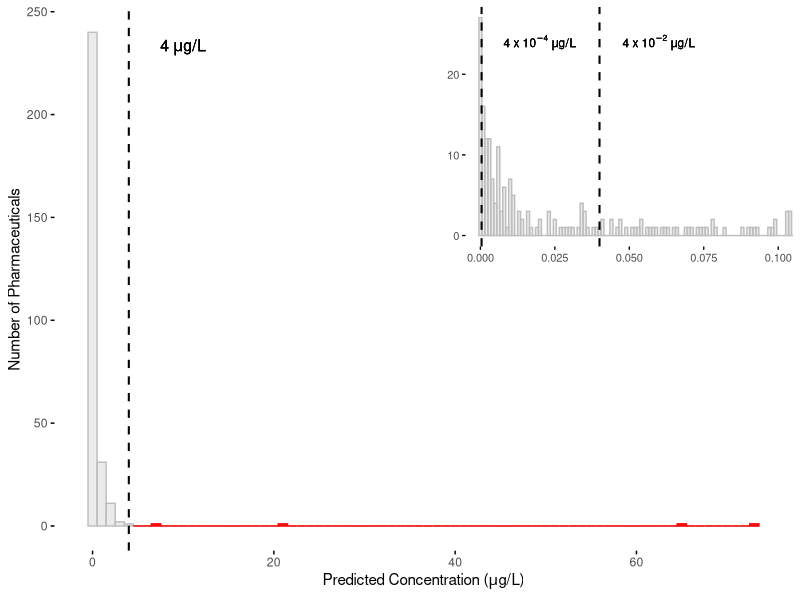
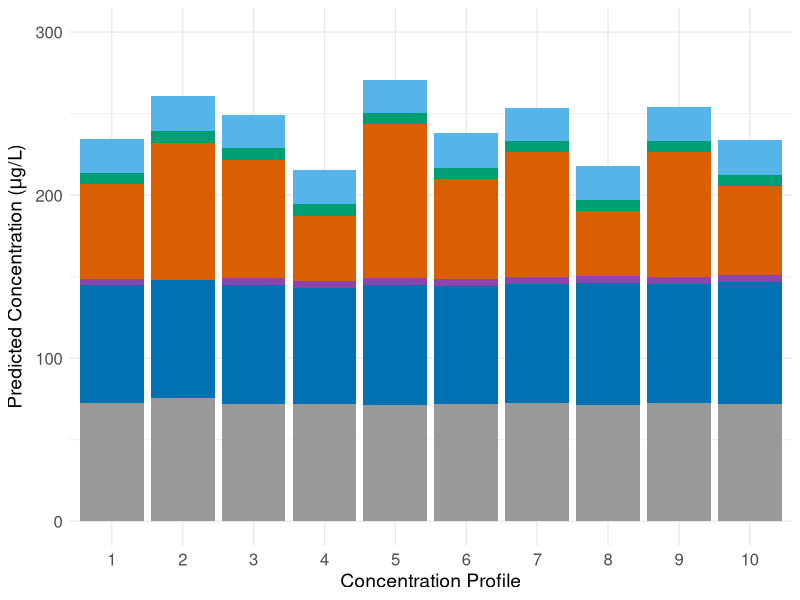
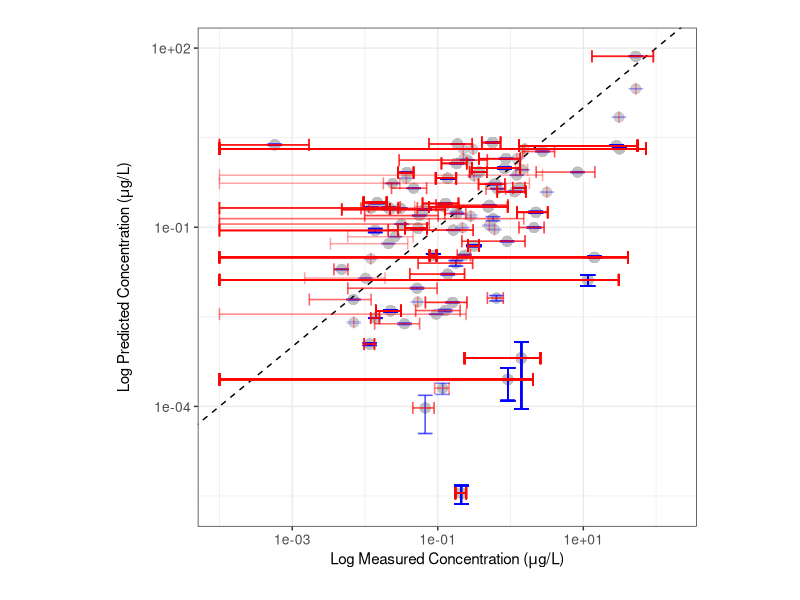
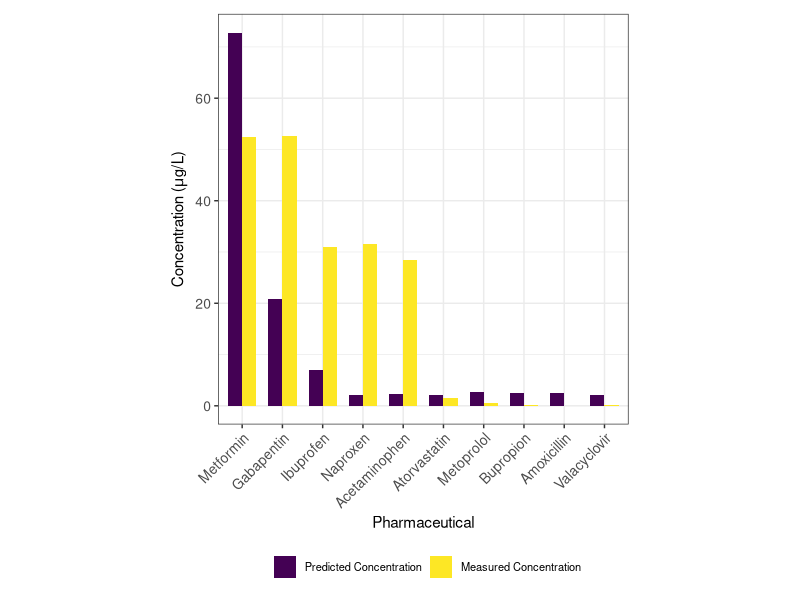
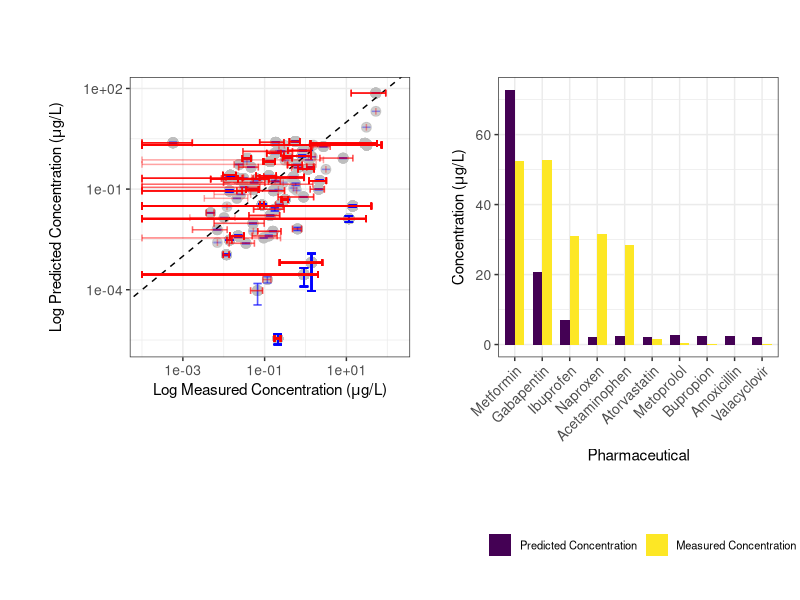

Generate these figures, in order, with R:
################################################################################
# Title: pharmflush.R

# Description:
# Using PharmUse database, runs binomial probability distribution model
# PharmFlush and generates 100 concentration profiles for each pharmaceutical in
# PharmUse. Averaging over these profiles gives the average profile for each 
# pharmaceutical. Predicted concentrations are compared across sewershed sizes
# by running this script with different values of wastewater_pop_size parameter.
# Values are compared to literature-reported concentrations. Various data
# visualizations are provided to examine these relationships.
 
################################################################################

# import libraries
library("stats")
library("tidyverse")
library("viridis")
library("svglite")
library("patchwork")
library("cowplot")

################################################################################
# PharmFlush model creation
################################################################################

# load PharmUse database
pharmuse = read.csv("pharmuse.csv")

# Define model parameters
n = 26847 # size of representative sample (obtained from MEPS 2020
          # documentation, Table 3.2)
ww_volume_per_capita = 310.404 # average American wastewater production per
                               # capita per day, source: Dieter et al., 2018
wastewater_pop_size = 100000 # size of sewershed (change for different sizes)
pop_wastewater_volume = wastewater_pop_size * ww_volume_per_capita # total wastewater
                                                                   # volume for sewershed
                                                                   # of given size
x = 0:wastewater_pop_size # range of number of prescriptions detected in
                          # sewershed any given day for given drug
p = 0 # initialize probability of detecting certain pharmaceutical on any given day
avg_mass = 0 # initialize avg mass per day variable for each pharmaceutical

# pull relevant variables from PharmUse
drugs = pharmuse$Pharmaceutical
avg_DD = pharmuse$Average_Daily_Dosage
prescrips = pharmuse$Number_of_Prescriptions
durations = pharmuse$Average_Duration_per_Prescription

# calculate probability of detecting each pharmaceutical on any given day and 
# create list of average daily mass for each pharmaceutical
for (i in 1:length(drugs)){
  p[i] = (prescrips[i]*durations[i])/(n*365) 
  avg_mass[i] = avg_DD[i]
}

# Calculate probability P of detecting exactly x prescriptions for given drug in
# sewershed of wastewater_pop_size with detection probability p
P = list()
for (i in 1:length(drugs)){ 
  new_P = dbinom(x,wastewater_pop_size,p[i]) 
  P = append(P, list(new_P))
}

# convert P to data frame and label each column by drug name
P = data.frame(P)
names(P) = drugs

# add number of prescriptions detected (x variable) to P
P = P %>%
  mutate(Number_prescrips_detected = x)

# name common column and all drug columns to allow splitting into separate df's
Number_prescrips_detected = "Number_prescrips_detected"
drug_col_names = colnames(P)[!colnames(P) %in% Number_prescrips_detected]

# Split the data frame into separate data frames for each drug with number of
# prescriptions detected and probability of each number of prescriptions being
# detected 
drug_dataframes = lapply(drug_col_names, function(drug_col) {
  split_df = P[c(Number_prescrips_detected, drug_col)]
  colnames(split_df)[2] = "Probability"  
  return(split_df)
})
names(drug_dataframes) = drugs

# randomly pull (# prescriptions, Probability) pairs for each drug to randomly
# construct wastewater flows by bootstrapping (generating 100 possible drug
# concentration profiles or ensembles)
set.seed(123) 
sampled_dataframes = list()
sample_size = 100 

for (i in 1:length(drugs)) {
  drug_df = drug_dataframes[[i]] 
  prob_distribution = drug_df[2]
  sampled_rows = sample(nrow(drug_df), size = sample_size, replace = TRUE,
                        prob=unlist(prob_distribution)) 
  sampled_df = drug_df[sampled_rows, ]
  sampled_df$Drug = drugs[i]
  sampled_dataframes[[i]] = sampled_df
}

final_sampled_data = do.call(rbind, sampled_dataframes)

# randomly combine results to get sample_size number of drug profiles
ensemble_drug_profiles = list()
for (i in 1:sample_size){
selected_rows = final_sampled_data[seq(i, nrow(final_sampled_data),
                                       by = sample_size), ]
ensemble = data.frame(
  Drug = selected_rows$Drug,
  Number_prescrips_detected = selected_rows$Number_prescrips_detected,
  Probability = selected_rows$Probability
)
ensemble = ensemble %>%
  mutate(Average_daily_mass = avg_mass) %>%
  mutate(Predicted_mass = Average_daily_mass*Number_prescrips_detected) %>%
  mutate(Predicted_concentration = Predicted_mass/pop_wastewater_volume) %>%
  # divide by 4 to correct for medication non-compliance of 50% and employees'
  # contributions to wastewater flow (assume equal number of non-resident
  #  employees to residents)
  mutate(Predicted_concentration = Predicted_concentration/4) %>%
  arrange(desc(Predicted_concentration))
ensemble_drug_profiles[[i]] = ensemble
}

# get separate data frame for each drug's ensemble prediction (100 per drug)

# Initialize an empty list to store the 290 new dataframes
indiv_drug_profiles = list()

# Loop over each pharmaceutical name
for (drug in drugs) {
  
  # Initialize an empty list to collect data for this pharmaceutical across all
  # dataframes
  pharma_data = list()
  
  # Loop over the list of dataframes
  for (ensemble_drug_profile in ensemble_drug_profiles) {
    
    # Extract rows corresponding to the current pharmaceutical
    pharma_row = ensemble_drug_profile[ensemble_drug_profile$Drug == drug, ]
    
    # Add the row to the pharma_data list
    pharma_data = rbind(pharma_data, pharma_row)
  }
  
  # Combine all the data for this pharmaceutical into a single dataframe
  indiv_drug_profiles[[drug]] = pharma_data
}

# average predicted concentration for each drug to form final drug concentration
# profile that averages across all 100 ensembles for each drug
average_concs = list()
average_prescrips = list()
average_masses = list()
sem_concs = list() # SEM = standard error of mean

for (i in 1:length(indiv_drug_profiles)) {
  avg_conc = mean(unlist(indiv_drug_profiles[[i]][6]))
  avg_conc = matrix(avg_conc, ncol = 1)
  average_concs[i] = avg_conc
  avg_mass = mean(unlist(indiv_drug_profiles[[i]][5]))
  avg_mass = matrix(avg_mass, ncol = 1)
  average_masses[i] = avg_mass
  stan_dev_conc = sd(unlist(indiv_drug_profiles[[i]][6]))
  sem_conc = stan_dev_conc / sqrt(sample_size)
  sem_conc = matrix(sem_conc, ncol = 1)
  sem_concs[i] = sem_conc
  
  avg_prescrip = mean(unlist(indiv_drug_profiles[[i]][2]))
  avg_prescrip = matrix(avg_prescrip, ncol = 1)
  average_prescrips[i] = avg_prescrip
}

# put in form that is compatible with data frame
average_concs = unlist(average_concs)
average_prescrips = unlist(average_prescrips)
average_masses = unlist(average_masses)
sem_concs = unlist(sem_concs)

# make data frame for average profile for each drug
average_profile = data.frame(Drug=drugs,
                             Average_Number_Prescriptions=average_prescrips,
                             Average_Masses=average_masses,
                             Average_Predicted_Concentration=average_concs,
                             Standard_Error_Predicted_Concentration=sem_concs)
average_profile = average_profile %>%
  arrange(desc(Average_Predicted_Concentration))

# prep data frame for stacked bar graph with all ensembles

# Initialize an empty dataframe to store the results
stacked_ensembles = data.frame()

# Loop through each dataframe in the list
for (i in seq_along(ensemble_drug_profiles)) {
  
  # Extract the current dataframe
  ensemble = ensemble_drug_profiles[[i]]
  
  # Add a column indicating the index
  ensemble$Ensemble_number = i
  
  # Select relevant columns 
  ensemble_subset = ensemble[, c('Ensemble_number', 'Drug',
                                 'Predicted_concentration')]
  
  # Append the dataframe to the combined dataframe
  stacked_ensembles = rbind(stacked_ensembles, ensemble_subset)
}

# export all 100 ensembles for each pharmaceutical to csv
write.csv(stacked_ensembles,"all_ensembles_100k.csv")

# aggregate average of all 290 pharmaceuticals for each sewershed size for export
stacked_ensembles_avg = aggregate(stacked_ensembles$Predicted_concentration,
                                  list(stacked_ensembles$Drug),FUN=mean)
colnames(stacked_ensembles_avg) = c("Pharmaceutical","Predicted_concentration")
stacked_ensembles_avg$Pharmaceutical = str_to_title(stacked_ensembles_avg$Pharmaceutical)
# the averaged concentration of each pharmaceutical across all 100 ensembles
write.csv(stacked_ensembles_avg,"stacked_ensembles_avg_100k.csv")

################################################################################
# Load literature-reported concentration data for comparison.
################################################################################

# load all literature values (each observation) and pre-process
lit_search_all = read.csv("lit_values_all.csv")
lit_search_all[] = lapply(lit_search_all, function(x) trimws(as.character(x)))
lit_search_all = na.omit(lit_search_all)
lit_search_all = lit_search_all %>%
  select(-c("Sampling.date","Sampling.location","Sampling.type","Reference")) %>%
  filter(Influent_concentration != "ND") %>%
  filter(Influent_concentration != "78-10900") %>%
  mutate(Influent_concentration = case_when(Influent_concentration=="1 373.5" ~
                                              "1373.5",
                                            Influent_concentration=="1 280.8" ~
                                              "1280.8",
                                            Influent_concentration=="1 096.0" ~
                                              "1096.0",
                                            .default=Influent_concentration)) %>%
  mutate(Influent_concentration = trimws(gsub(",",'',Influent_concentration))) %>%
  mutate(Influent_concentration = as.numeric(Influent_concentration)) %>%
  mutate(Influent_concentration = case_when(Pharmaceutical=="Pseudoephedrine + ephedrine" ~
                                              Influent_concentration/2,
                                            .default=Influent_concentration)) %>%
  mutate(Pharmaceutical = case_when(Pharmaceutical=="Pseudoephedrine + ephedrine" ~
                                      "Pseudoephedrine",
                          .default=Pharmaceutical)) %>%
  mutate(Influent_concentration = Influent_concentration/1000) # convert ng/L to ug/L

# find standard error of lit reported values
lit_search_std_error = lit_search_all %>%
  group_by(Pharmaceutical) %>%
  summarise(
    Count = n(),
    Standard_Error_Lit_Concentration = sd(Influent_concentration, na.rm = TRUE) / sqrt(n())
  ) %>%
  mutate(Standard_Error_Lit_Concentration = ifelse(is.na(Standard_Error_Lit_Concentration),
                                                   0, Standard_Error_Lit_Concentration))

# create data frame to compare predicted to lit reported values
average_profile_comp_all = average_profile %>%
  rename(Pharmaceutical=Drug)
average_profile_comp_all$Pharmaceutical = trimws(tolower(average_profile_comp_all$Pharmaceutical))
lit_search_all$Pharmaceutical = trimws(tolower(lit_search_all$Pharmaceutical))
lit_comp_all = lit_search_all %>%
  left_join(average_profile_comp_all, by = "Pharmaceutical") 

# join with standard error dataframe
lit_comp_all$Pharmaceutical = trimws(lit_comp_all$Pharmaceutical)
lit_search_std_error$Pharmaceutical = trimws(lit_search_std_error$Pharmaceutical)
lit_search_std_error$Pharmaceutical = tolower(lit_search_std_error$Pharmaceutical)
lit_comp_all = lit_comp_all %>%
  left_join(lit_search_std_error, by="Pharmaceutical") %>% 
  select(-c("Count","Average_Number_Prescriptions","Average_Masses"))

# load summary statistics of literature-reported data (mean, median, etc.)
lit_search_summ = read.csv("lit_values_summary.csv")
lit_search_summ$Pharmaceutical = toupper(lit_search_summ$Pharmaceutical)
lit_search_summ[] = lapply(lit_search_summ, function(x) trimws(as.character(x)))

# pre-process summary data
lit_search_summ = lit_search_summ %>%
  select(c("Pharmaceutical","Mean","Median")) %>%
  filter(Pharmaceutical != "WARFARIN" & Pharmaceutical != "NALTREXONE" & Pharmaceutical != "RISPERIDONE") %>%
  mutate(Mean = as.numeric(Mean)) %>%
  mutate(Median = as.numeric(Median)) %>%
  mutate(Mean = case_when(Pharmaceutical=="PSEUDOEPHEDRINE + EPHEDRINE" ~
                            Mean/2,
                          .default=Mean)) %>%
  mutate(Median = case_when(Pharmaceutical=="PSEUDOEPHEDRINE + EPHEDRINE" ~
                              Median/2,
                            .default=Median)) %>%
  mutate(Pharmaceutical = case_when(Pharmaceutical=="PSEUDOEPHEDRINE + EPHEDRINE" ~
                                      "PSEUDOEPHEDRINE",
                                     .default=Pharmaceutical)) %>%
  mutate(Median = Median/1000) %>% # convert ng/L to ug/L
  mutate(Mean = Mean/1000) # convert ng/L to ug/L

# join with predicted concentrations for comparison
average_profile_comp_summ = average_profile %>%
  rename(Pharmaceutical=Drug)
average_profile_comp_summ$Pharmaceutical = trimws(tolower(average_profile_comp_summ$Pharmaceutical))
lit_search_summ$Pharmaceutical = trimws(tolower(lit_search_summ$Pharmaceutical))
lit_comp_summ = lit_search_summ %>%
  left_join(average_profile_comp_summ, by = "Pharmaceutical") %>%
  arrange(desc(Average_Predicted_Concentration)) %>%
  select(-c(Average_Number_Prescriptions,Average_Masses,
            Standard_Error_Predicted_Concentration)) %>%
  mutate(Difference = abs(Mean-Average_Predicted_Concentration)) %>%
  mutate(PEC_MEC_ratio = Average_Predicted_Concentration/Mean)

################################################################################
# Data visualization
################################################################################

# Figure 2 code:
median_val = median(average_profile$Average_Predicted_Concentration)

# Highlight pharmaceuticals with concentrations 2 std deviations above median
highlight_condition <- function(bin_midpoint, threshold = 4) {
  bin_midpoint > threshold  # Change this condition as needed
}
hist_data <- ggplot_build(ggplot(average_profile,
                                 aes(x = Average_Predicted_Concentration)) +
                            geom_histogram(binwidth = 1))$data[[1]]
hist_data <- hist_data %>%
  mutate(highlight = highlight_condition(x))

main_hist <- ggplot(average_profile, aes(x = Average_Predicted_Concentration)) +
  geom_histogram(binwidth = 1, fill = "gray", color = "gray", alpha = 0.3) +
  geom_rect(data = subset(hist_data, highlight),
            aes(xmin = xmin, xmax = xmax, ymin = 0, ymax = count),
            fill = "red", color = "red", alpha = 0.8, inherit.aes = FALSE) +
  geom_vline(xintercept = 4, color = "black", linetype = "dashed", size = 0.7) +
  labs(x = expression("Predicted Concentration ("*mu*"g/L)"),
       y = "Number of Pharmaceuticals") +
  theme_minimal() + 
  annotate("text", x = 10, y = 225,
           label = bquote(4 ~ mu * "g/L"),
           color = "black", vjust = -0.5, size = 4) +
  theme(
    panel.grid.major = element_blank(), 
    panel.grid.minor = element_blank(),  
    axis.ticks = element_line(color = "black") 
  )

inset_hist = ggplot(average_profile, aes(x = Average_Predicted_Concentration)) +
  geom_histogram(binwidth = 0.001, fill = "gray", color = "gray", alpha=0.3) +
  geom_vline(xintercept = 4, color = "black", linetype = "dashed", size = 0.1) +
  geom_vline(xintercept = 4e-2, color = "black", linetype = "dashed", size = 0.7) +
  geom_vline(xintercept = 4e-4, color = "black", linetype = "dashed", size = 0.7) +
  annotate("text", x = 0.02, y =22 , label=bquote(4 ~ x ~ 10^-4 ~ mu * "g/L"),
           color = "black", vjust = -0.5,
           size = 3) +
  annotate("text", x = 0.06, y =22 , label=bquote(4 ~ x ~ 10^-2 ~ mu * "g/L"),
           color = "black", vjust = -0.5,
           size = 3) +
  coord_cartesian(xlim = c(0, 0.1)) +  
  labs(x = NULL, y = NULL) +
  theme_minimal(base_size = 10) +
  theme(
    panel.grid.major = element_blank(), 
    panel.grid.minor = element_blank(),  
    axis.ticks = element_line(color = "black") 
  )

combined_hist = ggdraw() +
  draw_plot(main_hist) +
  draw_plot(inset_hist, x = 0.55, y = 0.55, width = 0.45, height = 0.45)

ggsave("concentration_distrib.svg", plot = combined_hist, width = 5, height = 5,
       device="svg")

# Figure 3 code:

# get all pharmaceuticals over 10 ensembles with concentration < 4 ug/L
# (arbitrary cutoff for visualization)
stacked_ensembles_lessthan4 = stacked_ensembles %>%
  filter(Ensemble_number <= 10) %>%
  filter(Predicted_concentration < 4)
# sum up concentrations less than 4 ug/L
stacked_ensembles_lessthan4 = aggregate(stacked_ensembles_lessthan4$Predicted_concentration,
                                        list(stacked_ensembles_lessthan4$Ensemble_number),
                                        FUN=sum)
stacked_ensembles_lessthan4 = stacked_ensembles_lessthan4 %>%
  mutate(Drug = "Others") %>%
  relocate(Drug, .after=Group.1)
colnames(stacked_ensembles_lessthan4) = c("Ensemble_number","Drug",
                                          "Predicted_concentration")

# get all pharmaceuticals over 10 ensembles with concentration >= 4 ug/L
stacked_ensembles_greaterthan4 = stacked_ensembles %>%
  filter(Ensemble_number <= 10) %>%
  filter(Predicted_concentration >= 4)
stacked_ensembles_greaterthan4$Drug = str_to_title(stacked_ensembles_greaterthan4$Drug)

# merge sums < 4 for each ensemble with pharmaceuticals > 4 for each ensemble
stacked_ensembles_filtered = rbind(stacked_ensembles_greaterthan4,
                                   stacked_ensembles_lessthan4)

# color palette for wastewater_pop_size = 100
# color_palette = c(
#   "Metformin"="#0072B2",
#   "Naproxen"="#CC7722",
#   "Gabapentin"="#56B4E9",
#   "Ibuprofen"="#009E73",
#   "Levetiracetam"="#8E44AD",
#   "Others"="#999999",
#   "Icosapent"="#E41A1C",
#   "Labetalol"="#4682B4",
#   "Bupropion"="#8A9B0F",
#   "Aspirin"="#E69F00",
#   "Acyclovir"="#5E3370",
#   "Mesalamine"="#00BFC4",
#   "Acetaminophen"="#FB8072",
#   "Diltiazem"="#007C7A",
#   "Gemfibrozil"="#556B2F",
#   "Ranolazine"="#A62A29",
#   "Methocarbamol"="#FFC300",
#   "Divalproex Sodium"="#DDA0DD",
#   "Mycophenolate Mofetil"="#FF8C00",
#   "Carbamazepine"="#DA70D6",
#   "Losartan"="#8B4513",
#   "Amoxicillin"='#C19A6B',
#   "Cephalexin"="#FF00FF",
#   "Dorzolamide"="#00B140",
#   "Celecoxib"="#F4A460",
#   "Quetiapine"="#1E90FF",
#   "Hydralazine"="#32CD32"
# )

# # color palette for wastewater_pop_size = 1000
# color_palette = c(
#   "Metformin"="#0072B2",
#   "Gabapentin"="#56B4E9",
#   "Ibuprofen"="#009E73",
#   "Levetiracetam"="#8E44AD",
#   "Others"="#999999",
#   "Icosapent"="#E41A1C",
#   "Bupropion"="#8A9B0F",
#   "Aspirin"="#E69F00",
#   "Mesalamine"="#00BFC4",
#   "Acetaminophen"="#FB8072",
#   "Methocarbamol"="#FFC300",
#   "Amoxicillin"="#C19A6B",
#   "Lactulose" ="#D95F02"
# )

# # color palette for wastewater_pop_size = 100000 or 1 million
color_palette = c("Metformin"="#0072B2", "Lactulose"="#D95F02",
                   "Gabapentin"="#56B4E9", "Ibuprofen"="#009E73",
                   "Levetiracetam"="#8E44AD","Others"="#999999")

drug_stacked = ggplot(stacked_ensembles_filtered, aes(x = as.factor(Ensemble_number),
                                       y = Predicted_concentration,
                                       fill = Drug)) +
  geom_bar(stat = "identity", position = "stack") +
  scale_fill_manual(values = color_palette) + 
  labs(x = "Concentration Profile",
       y = expression("Predicted Concentration ("*mu*"g/L)"),
       fill="Pharmaceutical") +
  theme_minimal() + 
  coord_cartesian(ylim = c(0, 300)) + # use for 100k and 1mil plots only
  theme(axis.title.x = element_text(size = 14),  
        axis.title.y = element_text(size = 14),  
        axis.text.x = element_text(size = 12),   
        axis.text.y = element_text(size = 12)) +
  guides(fill="none") 
ggsave("drug_ensembles_100k.svg", plot = drug_stacked, width = 5, height = 5,
         device="svg")

# Figure 4 code:

# 4a: compare lit search data to model output in scatterplot

# prep error bars with 95% CI

# find t score
alpha = 0.05
degrees_of_freedom = dim(lit_comp_all)[1] - 1
t_score = qt(p=alpha/2, df=degrees_of_freedom,lower.tail=F)

# find margin of error  
lit_comp_all = lit_comp_all %>%
  mutate(Margin_error_predicted = t_score*Standard_Error_Predicted_Concentration) %>%
  mutate(Margin_error_measured = t_score*Standard_Error_Lit_Concentration) %>%
  group_by(Pharmaceutical) %>%
  mutate(Avg_measured = mean(Influent_concentration))

# update dataframe to include 95% confidence intervals with upper & lower bounds
ci_lit_comp = lit_comp_all %>%
  mutate(
    ymin = Average_Predicted_Concentration - Margin_error_predicted,
    ymax = Average_Predicted_Concentration + Margin_error_predicted,
    xmin = Avg_measured - Margin_error_measured,
    xmax = Avg_measured + Margin_error_measured
  )

# update dataframe to have negative values cut off to avoid NaN for error bars
ci_lit_comp$ymin = ifelse(ci_lit_comp$ymin < 0, 1E-04, ci_lit_comp$ymin)
ci_lit_comp$ymax = ifelse(ci_lit_comp$ymax < 0, 1E-04, ci_lit_comp$ymax)
ci_lit_comp$xmin = ifelse(ci_lit_comp$xmin < 0, 1E-04, ci_lit_comp$xmin)
ci_lit_comp$xmax = ifelse(ci_lit_comp$xmax < 0, 1E-04, ci_lit_comp$xmax)

comp_scatter = ggplot(ci_lit_comp, aes(x = Avg_measured, y = Average_Predicted_Concentration)) +
  geom_point(size = 3, color = "gray", alpha = 0.75) +
  scale_x_log10(expand = expansion(mult = c(0.05, 0.1))) +
  scale_y_log10() +
  geom_abline(intercept = 0, slope = 1, linetype = "dashed", color = "black") +
  geom_errorbar(aes(ymin = ymin, ymax = ymax), width = 0.2, color = "blue", alpha = 0.2) +  
  geom_errorbarh(aes(xmin = xmin, xmax = xmax), height = 0.2, color = "red", alpha = 0.2) + 
  labs(x = expression("Log Measured Concentration ("*mu*"g/L)"), 
       y = expression("Log Predicted Concentration ("*mu*"g/L)")) +
  theme_bw() +
  theme(legend.position = "none") +
  theme(axis.title.x = element_text(size = 11),  
        axis.title.y = element_text(size = 11, margin = margin(r = 10)),  
        axis.text.x = element_text(size = 10),  
        axis.text.y = element_text(size = 10),
        plot.margin = margin(20, 20, 20, 30)) +  
  theme(aspect.ratio = 1)

ggsave("comp_scatter.svg", plot = comp_scatter, width = 6, height = 6,
       device = "svg")

# 4b: make a bar graph for comparison of pharmaceuticals with 10 highest
# predicted concentrations
lit_comp_top10 = lit_comp_all %>%
  arrange(desc(Average_Predicted_Concentration)) %>%
  select(-c(Standard_Error_Predicted_Concentration,
            Standard_Error_Lit_Concentration, Margin_error_predicted,
            Margin_error_measured)) %>%
  distinct(Pharmaceutical, .keep_all = TRUE) 

lit_comp_top10 = lit_comp_top10[1:10,]

# define function to change pharmaceutical names to title case
to_title_case = function(x) {
  words = strsplit(x, " ")[[1]]
  words = paste(toupper(substr(words, 1, 1)), tolower(substr(words, 2,
                                                             nchar(words))),
                sep = "", collapse = " ")
  return(words)
}

# Apply the function to the Pharmaceutical column
lit_comp_top10$Pharmaceutical = sapply(lit_comp_top10$Pharmaceutical,
                                       to_title_case)

# Prep dataset to plot
lit_comp_long = lit_comp_top10 %>%
  pivot_longer(cols = c(Average_Predicted_Concentration, Avg_measured),
               names_to = "Variable",
               values_to = "Value") %>%
  arrange(desc(Value))

comp_bar = ggplot(lit_comp_long, aes(x = reorder(Pharmaceutical, -Value),  
                                y = Value, fill = Variable)) +
  geom_bar(stat = "identity", position = "dodge", width = 0.7) +
  labs(x = "Pharmaceutical", y = expression("Concentration ("*mu*"g/L)"),
       fill = "") +
  theme_bw() +
  scale_fill_viridis(discrete = TRUE, labels = c("Predicted Concentration",
                                                 "Measured Concentration")) + 
  theme(legend.position = "bottom",
        legend.direction="horizontal",
        legend.box="horizontal") +
  guides(fill = guide_legend(ncol=2, title='')) +
  theme(aspect.ratio=1) +
  theme(axis.text.x = element_text(angle = 45, hjust = 1, size=10)) +
  theme(axis.title.x = element_text(size = 11),  
        axis.title.y = element_text(size = 11),  
        axis.text.y = element_text(size = 10)) +
  theme(legend.text = element_text(size = 8)) +
  theme(plot.margin = margin(10, 10, 10, 10))

ggsave("comp_bar.svg", plot = comp_bar, width = 6, height = 6,
      device="svg")

# combine Fig 4a and 4b into 1 plot
 combined_plot = comp_scatter + comp_bar + 
   plot_layout(ncol = 2, widths = c(3, 3))
 ggsave("combined_plot.svg",plot=combined_plot,width=10,height=5,device="svg")
